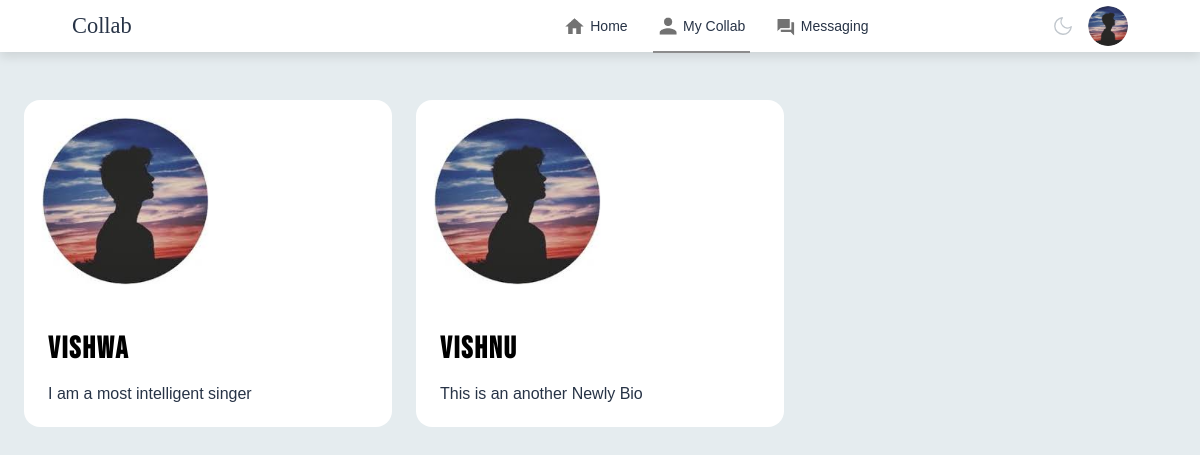
Page /my_collab (signed in) on the committed database.
### MyApp/models.py (models this page shows)
class Profile(models.Model):
    user = models.OneToOneField(User, on_delete=models.CASCADE)
    profile_pic = models.ImageField(null=True,blank=True,default="UI/user-vector.jpg")
    first_name = models.CharField(max_length=50, null = True, blank = True)
    department = models.CharField(max_length=50, null = True, blank = True)
    skills = models.CharField(max_length=500, null = True, blank = True)
    bio = models.TextField(max_length=150, null = True, blank = True,default="A Collaborative Person")
    created = models.DateField(auto_now_add=True)
    def __str__(self) :
        return str(self.user)

### MyApp/views.py (the view)
# urls.py: path('my_collab',views.my_collab, name = 'my_collab'),
@login_required(login_url='login')
def my_collab(request):
    user = request.user
    profiles = Profile.objects.all()
    followings = Follow.objects.filter(follower=user)
    following_ids = [following.following for following in followings]
    context = {'profiles': profiles, 'following_ids': following_ids}
    return render(request,'my_collab.html',context)

### templates/my_collab.html (shortened to what this page needs)
{% load static %}
<!DOCTYPE html>
<html lang="en">
<head>
    <link rel="stylesheet" href="{% static 'css/home.css' %}">
</head>
<body>
    <nav class="navbar">
        <div class="navbar-left">
            <a href="{% url 'home' %}" id="logo">Collab</a>
        </div>
        <div class="navbar-center">
            <ul>
                <li><a href="{% url 'home' %}"><img src="{% static 'images/UI/home.png' %}" alt=""><span>Home</span></img></a></li>
                <li><a href="{% url 'my_collab' %}" class="active-link"><img src="{% static 'images/UI/network.png' %}" alt=""><span>My Collab</span></img></a></li>
                <li><a href="{% url 'messaging' %}"><img src="{% static 'images/UI/message.png' %}" alt=""><span>Messaging</span></img></a></li>
            </ul>
        </div>
        <div class="navbar-right">
            <div class="user-settings">
                <div class="dark-light">
                 <svg viewBox="0 0 24 24" stroke="currentColor" stroke-width="1.5" fill="none" stroke-linecap="round" stroke-linejoin="round">
                  <path d="M21 12.79A9 9 0 1111.21 3 7 7 0 0021 12.79z" /></svg>
                </div>
            <div class="online">
                <img src="{{request.user.profile.profile_pic.url}}" class="nav-profile-img" onclick="toggleMenu()">
            </div>
        </div>
    </nav>
    <section class="articles">
        {% for profile in profiles %}
            {% if profile.user in following_ids and request.user != profile.user %}
                <a href="{% url 'profile' profile %}">
                    <article>
                    <div class="article-wrapper">
                        <figure>
                        <img src="{{profile.profile_pic.url}}" alt="" />
                        </figure>
                        <div class="article-body">
                        <h2>{{profile}}</h2>
                        <p>
                            {{profile.bio}}
                        </p>
                        </div>
                    </div>
                    </article>
                </a>
            {% endif %}
        {% endfor %}
      </section>
</body>
</html>

### static/css/home.css (style rules this page uses)
:root { --body-bg-color: #e5ecef; --theme-bg-color: #fff; --settings-icon-hover: #9fa7ac; --developer-color: #f9fafb; --input-bg: #f8f8fa; --input-chat-color: #a2a2a2; --border-color: #eef2f4; --body-font: "Manrope", sans-serif; --body-color: #273346; --settings-icon-color: #c1c7cd; --msg-message: #969eaa; --chat-text-bg: #f1f2f6; --theme-color: #0086ff; --msg-date: #c0c7d2; --button-bg-color: #f0f7ff; --button-color: var(--theme-color); --detail-font-color: #919ca2; --msg-hover-bg: rgba(238, 242, 244, 0.4); --active-conversation-bg: linear-gradient( to right, rgba(238, 242, 244, 0.4) 0%, rgba(238, 242, 244, 0) 100% ); --overlay-bg: linear-gradient( to bottom, rgba(255, 255, 255, 0) 0%, rgba(255, 255, 255, 1) 65%, rgba(255, 255, 255, 1) 100% ); --chat-header-bg: linear-gradient( to bottom, rgba(255, 255, 255, 1) 0%, rgba(255, 255, 255, 1) 78%, rgba(255, 255, 255, 0) 100% ); }
* { margin: 0; padding: 0; font-family: 'Poppins', sans-serif; box-sizing: border-box; }
body { background-color: var(--body-bg-color) !important; font-family: var(--body-font); color: var(--body-color); }
a { text-decoration: none; color: var(--body-color);; }
.navbar { display: flex; align-items: center; justify-content: space-between; background-color: var(--theme-bg-color); padding: 6px 6%; position: sticky; top: 0; z-index: 100; box-shadow: 0 5px 10px rgba(0,0,0,0.1); }
#logo { font-family: 'logo' , serif; font-size: 1.4em; color: var(--body-color); }
.navbar-center ul li { display: inline-block; list-style: none; }
.navbar-center ul li a { display: flex; align-items: center; font-size: 14px; margin: 5px 8px; padding-right: 5px; position: relative; }
.navbar-center ul li a img { width: 30px; }
.navbar-center ul li a::after { content: ''; width: 0; height: 2px; background: #8c8c8c; position: absolute; bottom: -12px; transition: width 0.3s; }
.navbar-center ul li a:hover::after, .navbar-center ul li a.active-link::after { width: 100%; }
.nav-profile-img { width: 40px; border-radius: 50%; display: block; cursor: pointer; position: relative; }
.online { position: relative; }
.navbar-left { display: flex; align-items: center; }
::placeholder { font-weight: 500; }
article { --img-scale: 1.001; --title-color: black; --link-icon-translate: -20px; --link-icon-opacity: 0; position: relative; border-radius: 16px; box-shadow: none; background: #fff; transform-origin: center; transition: all 0.4s ease-in-out; overflow: hidden; }
article h2 { margin: 0 0 18px 0; font-family: "Bebas Neue", cursive; font-size: 1.9rem; letter-spacing: 0.06em; color: var(--title-color); transition: color 0.3s ease-out; }
figure { margin: 0; padding: 0; aspect-ratio: 16 / 9; overflow: hidden; }
article img { max-width: 50%; transform-origin: center; padding: 5% 0 0 5%; transform: scale(var(--img-scale)); transition: transform 0.4s ease-in-out; }
.article-body { padding: 24px; }
.articles { display: grid; max-width: 1200px; margin-inline: auto; padding-inline: 24px; grid-template-columns: repeat(auto-fill, minmax(320px, 1fr)); gap: 24px; margin-top: 4%; }
.user-settings { display: flex; align-items: center; cursor: pointer; margin-left: auto; flex-shrink: 0; }
.user-settings > * + * { margin-left: 14px; }
.dark-light { width: 22px; height: 22px; color: var(--settings-icon-color); flex-shrink: 0; }
.dark-light > svg { width: 100%; fill: transparent; transition: 0.5s; }

### rows in the picture
Profile: profile_pic (picture), user.username "Vishwa", bio "I am a most intelligent singer"
Profile: profile_pic (picture), user.username "Vishnu", bio "This is an another Newly Bio"
